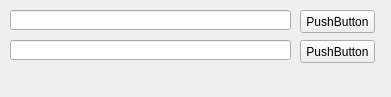
<?xml version="1.0" encoding="UTF-8"?>
<ui version="4.0">
 <class>MainWindow</class>
 <widget class="QMainWindow" name="MainWindow">
  <property name="geometry">
   <rect>
    <x>0</x>
    <y>0</y>
    <width>391</width>
    <height>97</height>
   </rect>
  </property>
  <property name="windowTitle">
   <string>MainWindow</string>
  </property>
  <widget class="QWidget" name="centralWidget">
   <widget class="QLineEdit" name="lineEdit">
    <property name="geometry">
     <rect>
      <x>10</x>
      <y>10</y>
      <width>281</width>
      <height>20</height>
     </rect>
    </property>
   </widget>
   <widget class="QPushButton" name="pb_atualiza">
    <property name="geometry">
     <rect>
      <x>300</x>
      <y>10</y>
      <width>75</width>
      <height>23</height>
     </rect>
    </property>
    <property name="text">
     <string>PushButton</string>
    </property>
   </widget>
   <widget class="QLineEdit" name="lineEdit_2">
    <property name="geometry">
     <rect>
      <x>10</x>
      <y>40</y>
      <width>281</width>
      <height>20</height>
     </rect>
    </property>
   </widget>
   <widget class="QPushButton" name="pb_2">
    <property name="geometry">
     <rect>
      <x>300</x>
      <y>40</y>
      <width>75</width>
      <height>23</height>
     </rect>
    </property>
    <property name="text">
     <string>PushButton</string>
    </property>
   </widget>
  </widget>
  <widget class="QMenuBar" name="menuBar">
   <property name="geometry">
    <rect>
     <x>0</x>
     <y>0</y>
     <width>391</width>
     <height>18</height>
    </rect>
   </property>
  </widget>
 </widget>
 <layoutdefault spacing="6" margin="11"/>
 <resources/>
 <connections/>
</ui>
